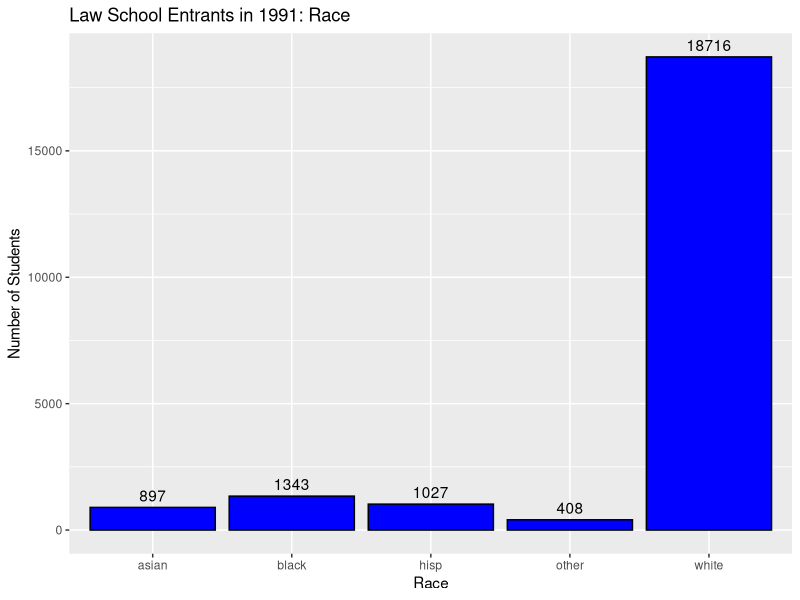
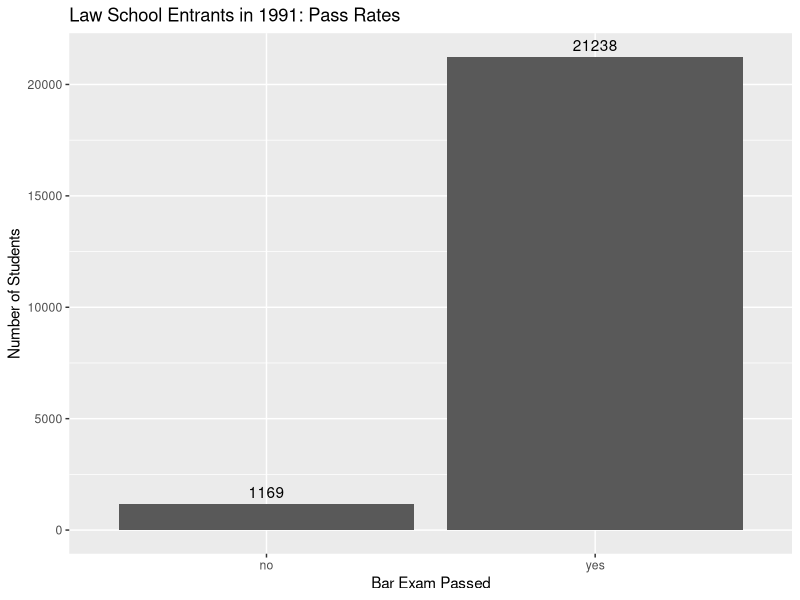
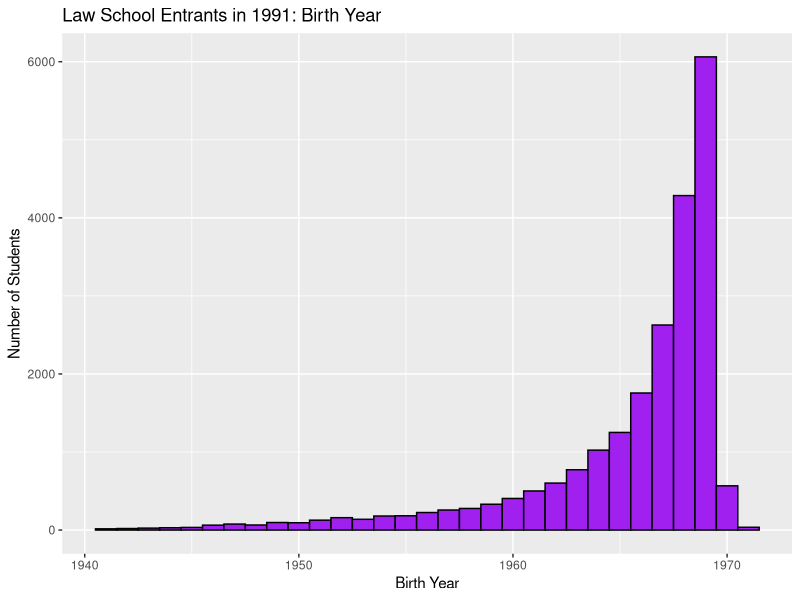
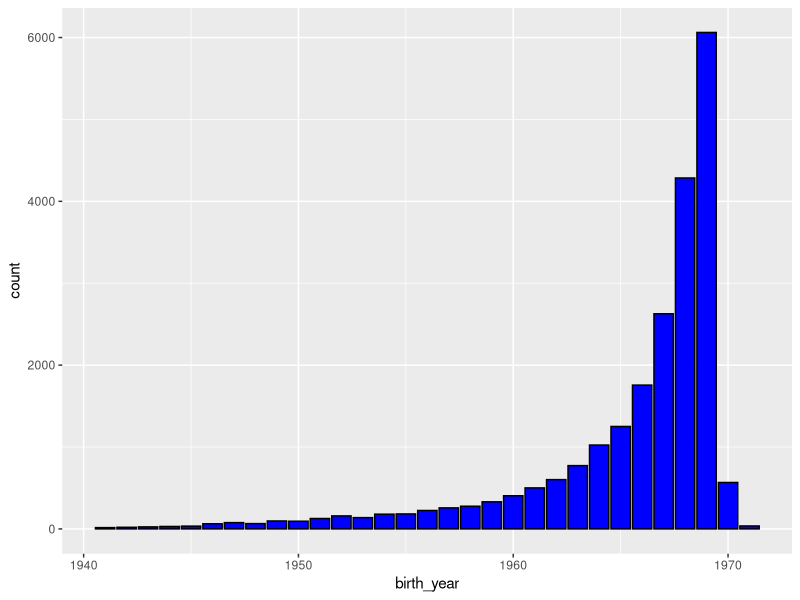
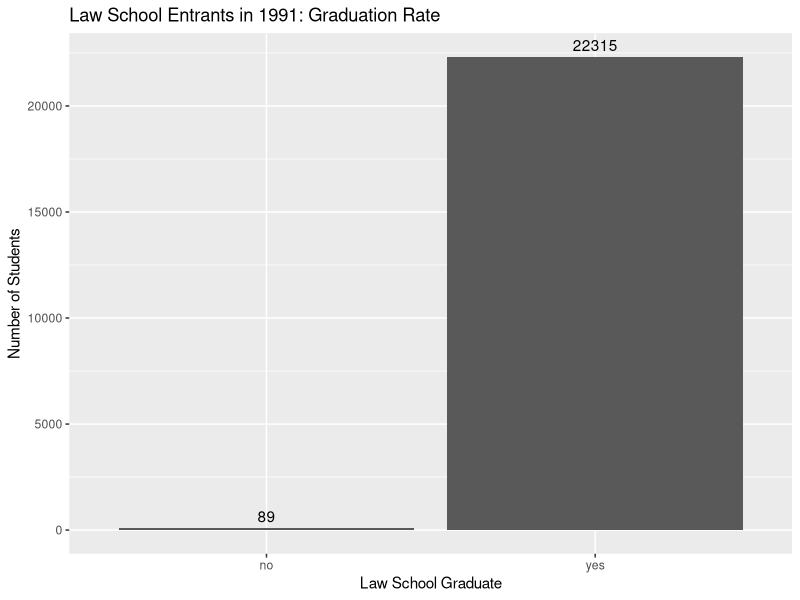
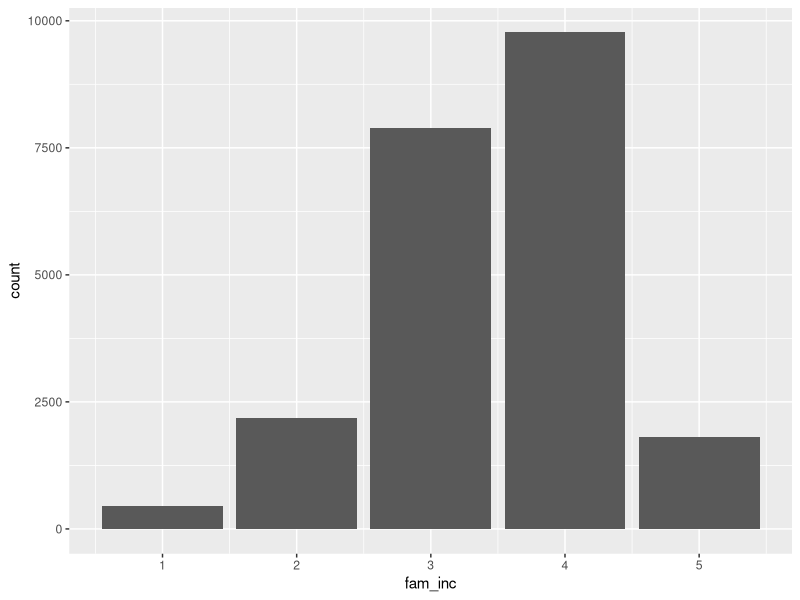
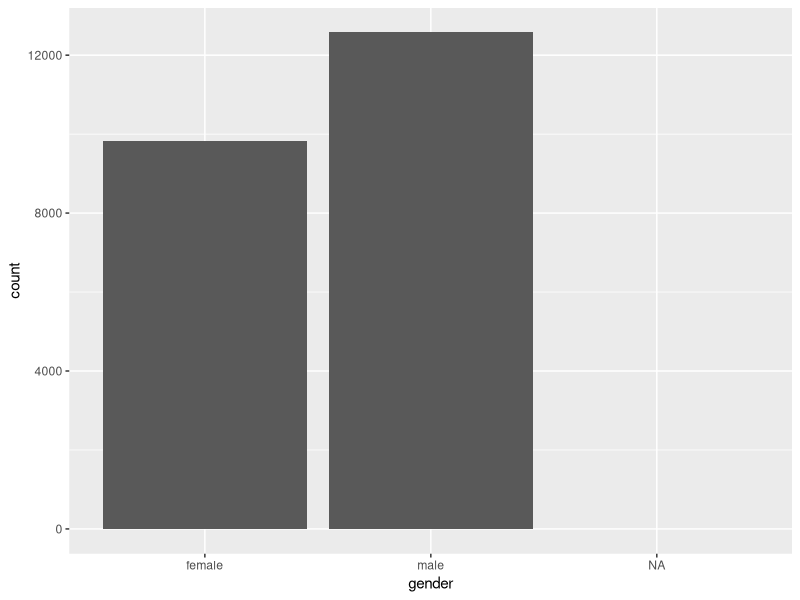
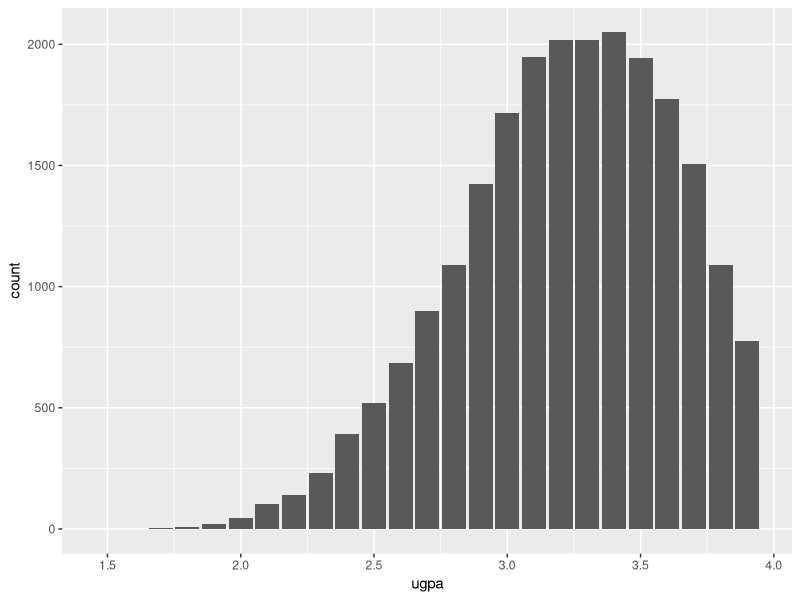

Generate these figures, in order, with R: (Note: this script raises an error after producing the figures.)
library(tidyverse)
clean <- read_csv("data/clean.csv")

# Overview of NA values in the dataset ----
sapply(clean, function(x) sum(is.na(x)))
# Gender, fulltime, fam_inc, law_school_tier, race, and birth_year have NA values

# Race ----
clean |> 
  drop_na(race) |> 
  ggplot(aes(x = race))+
  geom_bar(fill = "blue", color = "black") +
  geom_text(stat = "count", aes(label = after_stat(count)), vjust = -0.5) +
  labs(title = "Law School Entrants in 1991: Race",
       x = "Race",
       y = "Number of Students")
ggsave("plots/race_distribution.png")

# pass bar? ----
clean |> 
  ggplot(aes(x = pass_bar)) +
  geom_bar() +
  geom_text(stat = "count", aes(label = after_stat(count)), vjust = -0.5) +
  labs(title = "Law School Entrants in 1991: Pass Rates",
       x = "Bar Exam Passed",
       y = "Number of Students")
ggsave("plots/pass_bar_distribution.png")

# birthyear ----
clean |> 
  filter(birth_year > 1940) |> 
  ggplot(aes(x = birth_year)) +
  geom_histogram(binwidth = 1, fill = "purple", color = "black") +
  labs(title = "Law School Entrants in 1991: Birth Year",
       x = "Birth Year",
       y = "Number of Students")
ggsave("plots/birth_year_distribution.png")

clean |> 
  filter(birth_year > 1940) |> 
  ggplot(aes(x = birth_year)) +
  geom_bar(fill = "blue", color = "black")


# graduate law school ----
clean |> 
  drop_na(grad) |> 
  ggplot(aes(x = grad))+
  geom_bar() +
  geom_text(stat = "count", aes(label = after_stat(count)), vjust = -0.5) +
  labs(title = "Law School Entrants in 1991: Graduation Rate",
       x = "Law School Graduate",
       y = "Number of Students")
ggsave("plots/grad_distribution.png")

# family income ----
clean |> 
  ggplot(aes(x = fam_inc))+
  geom_bar()
ggsave("fam_inc/grad_distribution.png")

# gender ----
clean |> 
  ggplot(aes(x = gender))+
  geom_bar()

# ugpa ----
clean |> 
  ggplot(aes(x = ugpa))+
  geom_bar()

# as a density plot
clean |> 
  ggplot(aes(x = ugpa))+
  geom_density(fill = "pink")

clean |> 
  summarise(
    "Mean UGPA" = mean(ugpa),
    "Highest UGPA" = max(ugpa),
    "Lowest UGPA" = min(ugpa)) |> 
  kable()
